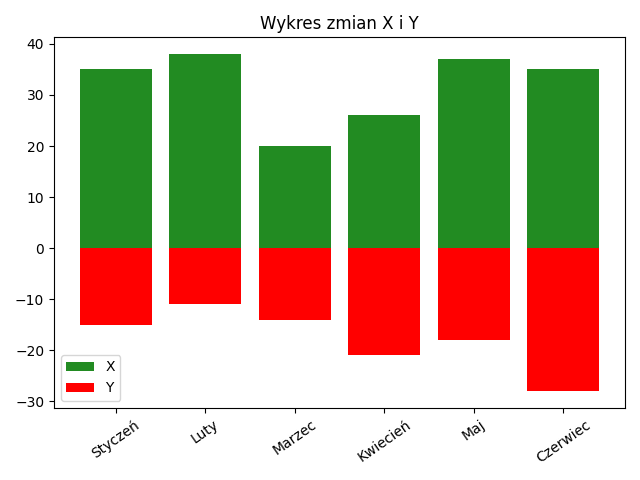

Reproduce this figure in Python.
import numpy as np
import pandas as pd
import matplotlib.pyplot as plt

x = np.arange(6)
y1= np.array([35,38,20,26,37,35])
y2 =np.array([-15,-11,-14,-21, -18,-28])
m=["Styczeń", "Luty", "Marzec", "Kwiecień", "Maj", "Czerwiec"]
plt.bar(x,y1, color="forestgreen", label="X")
plt.bar(x,y2, color="red", label="Y")
plt.title("Wykres zmian X i Y")
plt.legend()
plt.xticks(x, m, rotation=35)
plt.tight_layout()
plt.savefig("zad1.png")
plt.show()